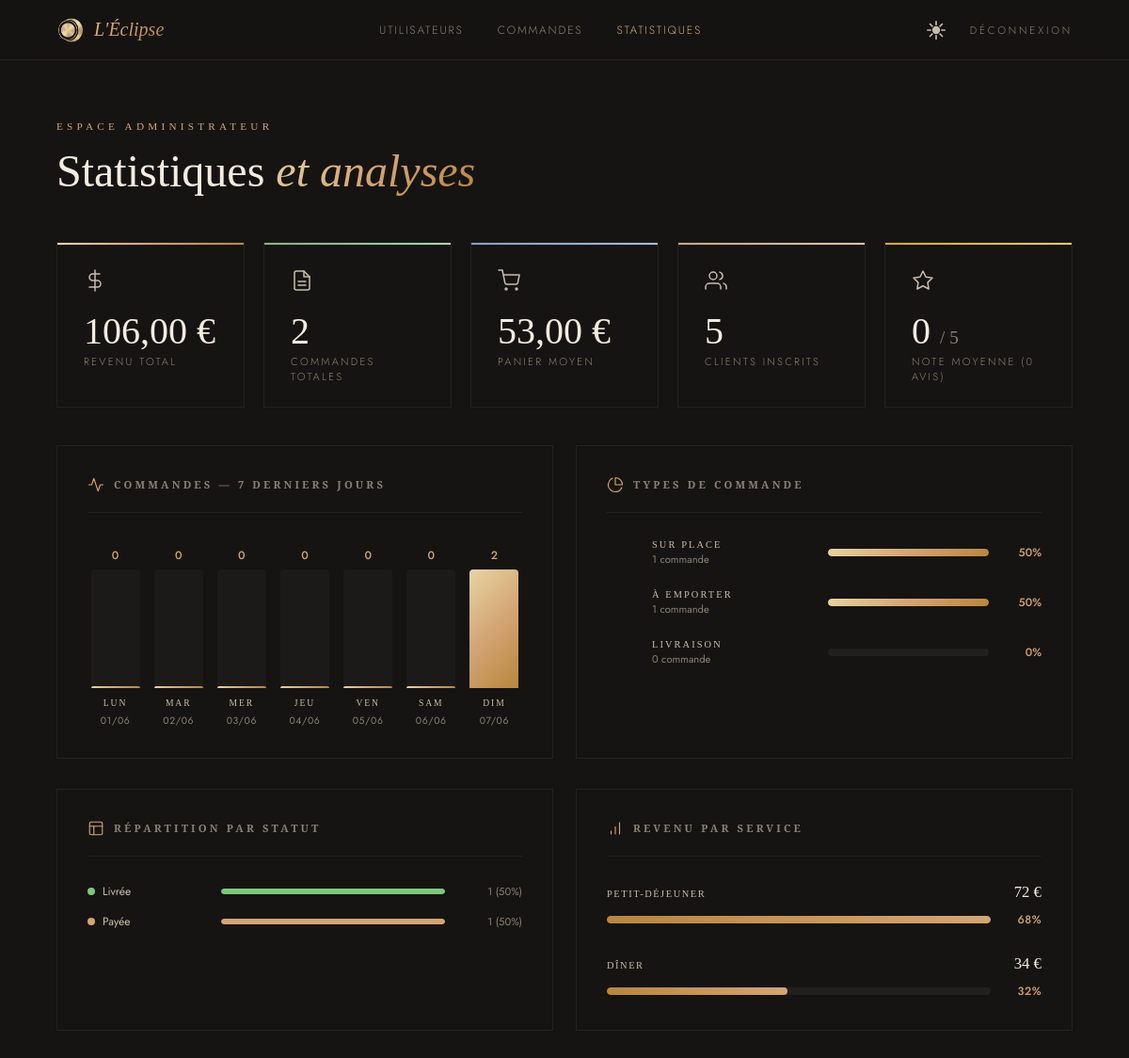
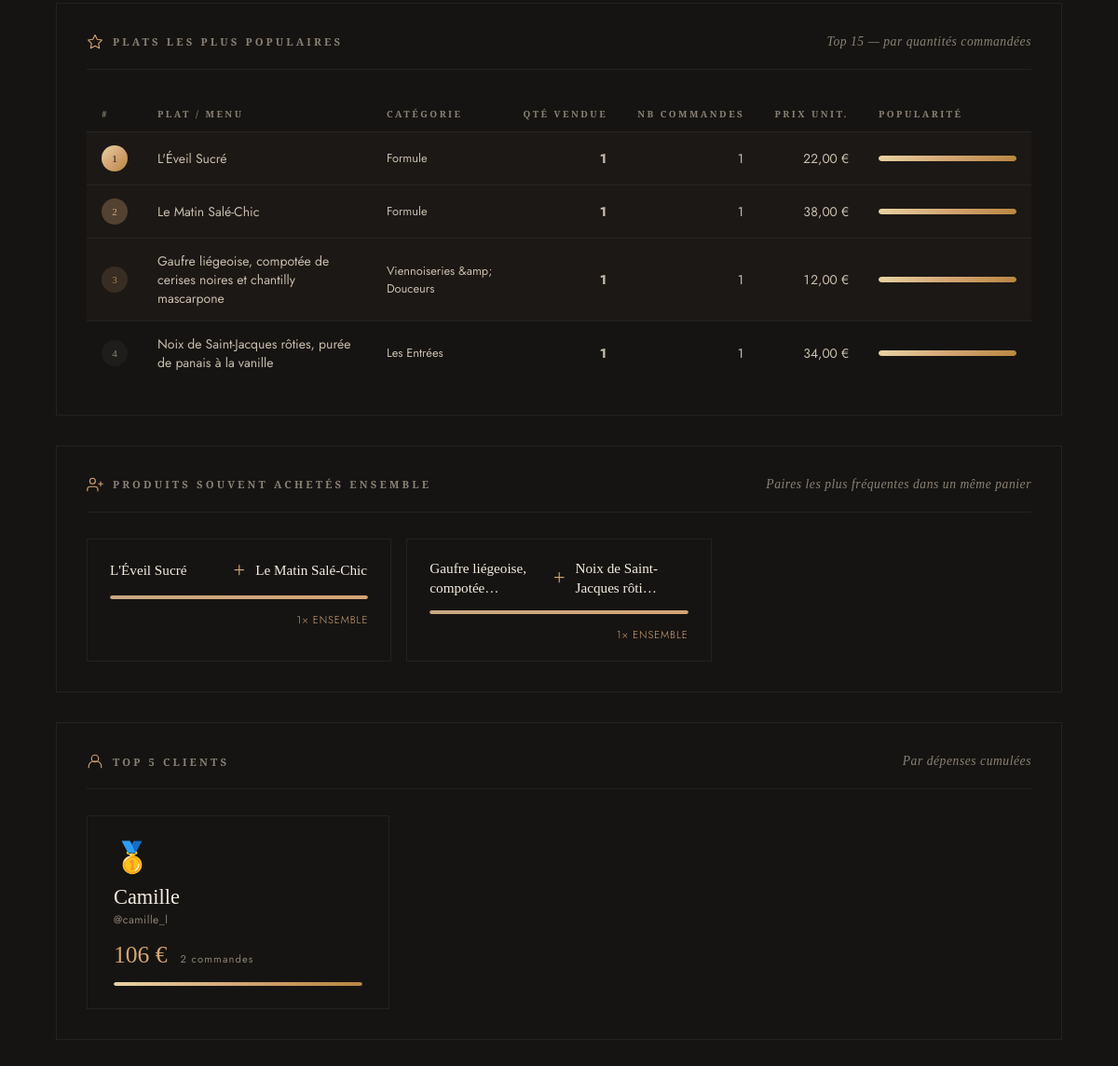
Page /statistiques.php (signed in) on the committed database (2 pictures, top to bottom).
### tables this page shows
CREATE TABLE users (
    id           INTEGER PRIMARY KEY AUTOINCREMENT,
    login        TEXT    NOT NULL UNIQUE,
    password     TEXT    NOT NULL,
    role         TEXT    NOT NULL DEFAULT 'client'
                         CHECK(role IN ('client','admin','restaurateur','livreur')),
    first_name   TEXT    NOT NULL,
    last_name    TEXT    NOT NULL,
    nickname     TEXT    NOT NULL UNIQUE,
    phone        TEXT    NOT NULL,
    birthday     TEXT    NOT NULL,
    address      TEXT    NOT NULL,
    address_info TEXT,
    blocked      INTEGER NOT NULL DEFAULT 0,
    created_at   TEXT    NOT NULL DEFAULT CURRENT_TIMESTAMP,
    last_login   TEXT
);

### statistiques.php (the view, shortened to what the rows shown need)
<?php
require_once 'functions.php';
$pdo = getDatabaseConnection();
$popularDishes = $pdo->query("
    SELECT
        oi.item_id,
        oi.item_type,
        CASE WHEN oi.item_type = 'dish' THEN d.name ELSE m.name END AS name,
        SUM(oi.quantity) AS total_qty,
        COUNT(DISTINCT oi.order_id) AS order_count,
        CASE WHEN oi.item_type = 'dish' THEN d.price ELSE m.total_price END AS unit_price,
        CASE WHEN oi.item_type = 'dish' THEN d.service_id ELSE m.service_id END AS service_id,
        CASE WHEN oi.item_type = 'dish'
             THEN (SELECT label FROM categories WHERE id = d.category_id)
             ELSE 'Formule' END AS category_label
    FROM order_items oi
    LEFT JOIN dishes d ON oi.item_type = 'dish' AND d.id = oi.item_id
    LEFT JOIN menus  m ON oi.item_type = 'menu'  AND m.id = oi.item_id
    GROUP BY oi.item_id, oi.item_type
    ORDER BY total_qty DESC
    LIMIT 15
")->fetchAll(PDO::FETCH_ASSOC);
$topClients = $pdo->query("
    SELECT
        u.id,
        u.first_name,
        u.nickname,
        COUNT(o.id) AS order_cnt,
        COALESCE(SUM(
            (SELECT COALESCE(SUM(
                CASE WHEN oi2.item_type = 'dish'
                     THEN (SELECT price FROM dishes WHERE id = oi2.item_id) * oi2.quantity
                     ELSE (SELECT total_price FROM menus WHERE id = oi2.item_id) * oi2.quantity
                END
            ), 0)
             FROM order_items oi2 WHERE oi2.order_id = o.id)
        ), 0) AS total_spent
    FROM users u
    JOIN orders o ON o.user_id = u.id
    WHERE u.role = 'client' AND o.status NOT IN ('en_attente', 'refusee')
    GROUP BY u.id
    ORDER BY total_spent DESC
    LIMIT 5
")->fetchAll(PDO::FETCH_ASSOC);
$maxSpent = max(1, $topClients ? (float) $topClients[0]['total_spent'] : 0);
$dailyOrders = [];
for ($i = 6; $i >= 0; $i--) {
    $date = date('Y-m-d', strtotime("-{$i} days"));
    $stmt = $pdo->prepare("SELECT COUNT(*) FROM orders WHERE DATE(created_at) = ?");
    $stmt->execute([$date]);
    $joursFr = ['Sun' => 'Dim', 'Mon' => 'Lun', 'Tue' => 'Mar', 'Wed' => 'Mer', 'Thu' => 'Jeu', 'Fri' => 'Ven', 'Sat' => 'Sam'];
    $dailyOrders[] = [
        'label' => date('d/m', strtotime($date)),
        'day'   => $joursFr[date('D', strtotime($date))] ?? date('D', strtotime($date)),
        'count' => (int) $stmt->fetchColumn(),
    ];
}
?>
<?php
include 'includes/staff_header.php';
?>
<main class="staff-page">
  <div class="staff-inner">
    <header class="staff-header">
      <h1 class="staff-title">Statistiques <em>et analyses</em></h1>
    </header>
    <div class="stats-row">
      <section class="stats-panel">
        <h2 class="panel-heading">
          <span class="panel-heading-icon" aria-hidden="true">
            <svg xmlns="http://www.w3.org/2000/svg" width="18" height="18" viewBox="0 0 24 24" fill="none" stroke="currentColor" stroke-width="1.5" stroke-linecap="round" stroke-linejoin="round"><polyline points="22 12 18 12 15 21 9 3 6 12 2 12"/></svg>
          </span>
          Commandes — 7 derniers jours
        </h2>
      </section>
      <section class="stats-panel">
        <h2 class="panel-heading">
          <span class="panel-heading-icon" aria-hidden="true">
            <svg xmlns="http://www.w3.org/2000/svg" width="18" height="18" viewBox="0 0 24 24" fill="none" stroke="currentColor" stroke-width="1.5" stroke-linecap="round" stroke-linejoin="round"><path d="M21.21 15.89A10 10 0 1 1 8 2.83"/><path d="M22 12A10 10 0 0 0 12 2v10z"/></svg>
          </span>
          Types de commande
        </h2>
      </section>
    </div>
    <div class="stats-row">
      <section class="stats-panel">
        <h2 class="panel-heading">
          <span class="panel-heading-icon" aria-hidden="true">
            <svg xmlns="http://www.w3.org/2000/svg" width="18" height="18" viewBox="0 0 24 24" fill="none" stroke="currentColor" stroke-width="1.5" stroke-linecap="round" stroke-linejoin="round"><rect x="3" y="3" width="18" height="18" rx="2" ry="2"/><line x1="3" y1="9" x2="21" y2="9"/><line x1="9" y1="21" x2="9" y2="9"/></svg>
          </span>
          Répartition par statut
        </h2>
      </section>
      <section class="stats-panel">
        <h2 class="panel-heading">
          <span class="panel-heading-icon" aria-hidden="true">
            <svg xmlns="http://www.w3.org/2000/svg" width="18" height="18" viewBox="0 0 24 24" fill="none" stroke="currentColor" stroke-width="1.5" stroke-linecap="round" stroke-linejoin="round"><path d="M12 20V10"/><path d="M18 20V4"/><path d="M6 20v-4"/></svg>
          </span>
          Revenu par service
        </h2>
      </section>
    </div>
    <section class="stats-panel stats-panel--full">
      <h2 class="panel-heading">
        <span class="panel-heading-icon" aria-hidden="true">
          <svg xmlns="http://www.w3.org/2000/svg" width="18" height="18" viewBox="0 0 24 24" fill="none" stroke="currentColor" stroke-width="1.5" stroke-linecap="round" stroke-linejoin="round"><polygon points="12 2 15.09 8.26 22 9.27 17 14.14 18.18 21.02 12 17.77 5.82 21.02 7 14.14 2 9.27 8.91 8.26 12 2"/></svg>
        </span>
        Plats les plus populaires
        <span class="panel-heading-sub">Top 15 — par quantités commandées</span>
      </h2>
      <?php if (empty($popularDishes)): ?>
        <div class="stats-empty">Aucune donnée disponible pour le moment.</div>
      <?php else: ?>
      <div class="popular-table-wrap">
        <table class="popular-table">
          <thead>
            <tr>
              <th class="col-rank">#</th>
              <th>Plat / Menu</th>
              <th>Catégorie</th>
              <th class="col-num">Qté vendue</th>
              <th class="col-num">Nb commandes</th>
              <th class="col-num">Prix unit.</th>
              <th>Popularité</th>
            </tr>
          </thead>
        </table>
      </div>
      <?php endif; ?>
    </section>
    <section class="stats-panel stats-panel--full">
      <h2 class="panel-heading">
        <span class="panel-heading-icon" aria-hidden="true">
        </span>
        Produits souvent achetés ensemble
        <span class="panel-heading-sub">Paires les plus fréquentes dans un même panier</span>
      </h2>
    </section>
    <section class="stats-panel stats-panel--full">
      <h2 class="panel-heading">
        <span class="panel-heading-icon" aria-hidden="true">
          <svg xmlns="http://www.w3.org/2000/svg" width="18" height="18" viewBox="0 0 24 24" fill="none" stroke="currentColor" stroke-width="1.5" stroke-linecap="round" stroke-linejoin="round"><circle cx="12" cy="8" r="5"/><path d="M3 21v-2a7 7 0 0 1 7-7h4a7 7 0 0 1 7 7v2"/></svg>
        </span>
        Top 5 clients
        <span class="panel-heading-sub">Par dépenses cumulées</span>
      </h2>
      <?php if (empty($topClients)): ?>
        <div class="stats-empty">Aucune commande payée pour le moment.</div>
      <?php else: ?>
      <div class="clients-grid">
        <?php foreach ($topClients as $i => $client):
          $clientPct = round(((float)$client['total_spent'] / $maxSpent) * 100);
          $medal = ['🥇', '🥈', '🥉', '⭐', '⭐'][$i];
        ?>
        <div class="client-card">
          <div class="client-medal"><?= $medal ?></div>
          <div class="client-info">
            <span class="client-name"><?= h($client['first_name'] ?? $client['nickname']) ?></span>
            <span class="client-nick">@<?= h($client['nickname']) ?></span>
          </div>
          <div class="client-stats">
            <span class="client-spent"><?= number_format($client['total_spent'], 0, ',', ' ') ?> €</span>
            <span class="client-orders"><?= $client['order_cnt'] ?> commande<?= $client['order_cnt'] > 1 ? 's' : '' ?></span>
          </div>
          <div class="client-bar-track">
            <div class="client-bar-fill" style="width: <?= $clientPct ?>%"></div>
          </div>
        </div>
        <?php endforeach; ?>
      </div>
      <?php endif; ?>
    </section>
  </div>
</main>
<?php include 'includes/staff_footer.php'; ?>

### rows in the picture
users: medal "🥇", first_name "Camille", nickname "camille_l", total_spent "106", order_cnt "2", $clientPct 100 (drawn)

### other values in the picture
$totalRevenue "106,00"
$totalOrders "2"
$panierMoyen "53,00"
$totalClients "5"
$avgRating "0"
$totalRatings "0"
$day['count'] "0"
$day['day'] "LUN"
$day['label'] "01/06"
$day['day'] "MAR"
$day['label'] "02/06"
$day['day'] "MER"
$day['label'] "03/06"
$day['day'] "JEU"
$day['label'] "04/06"
